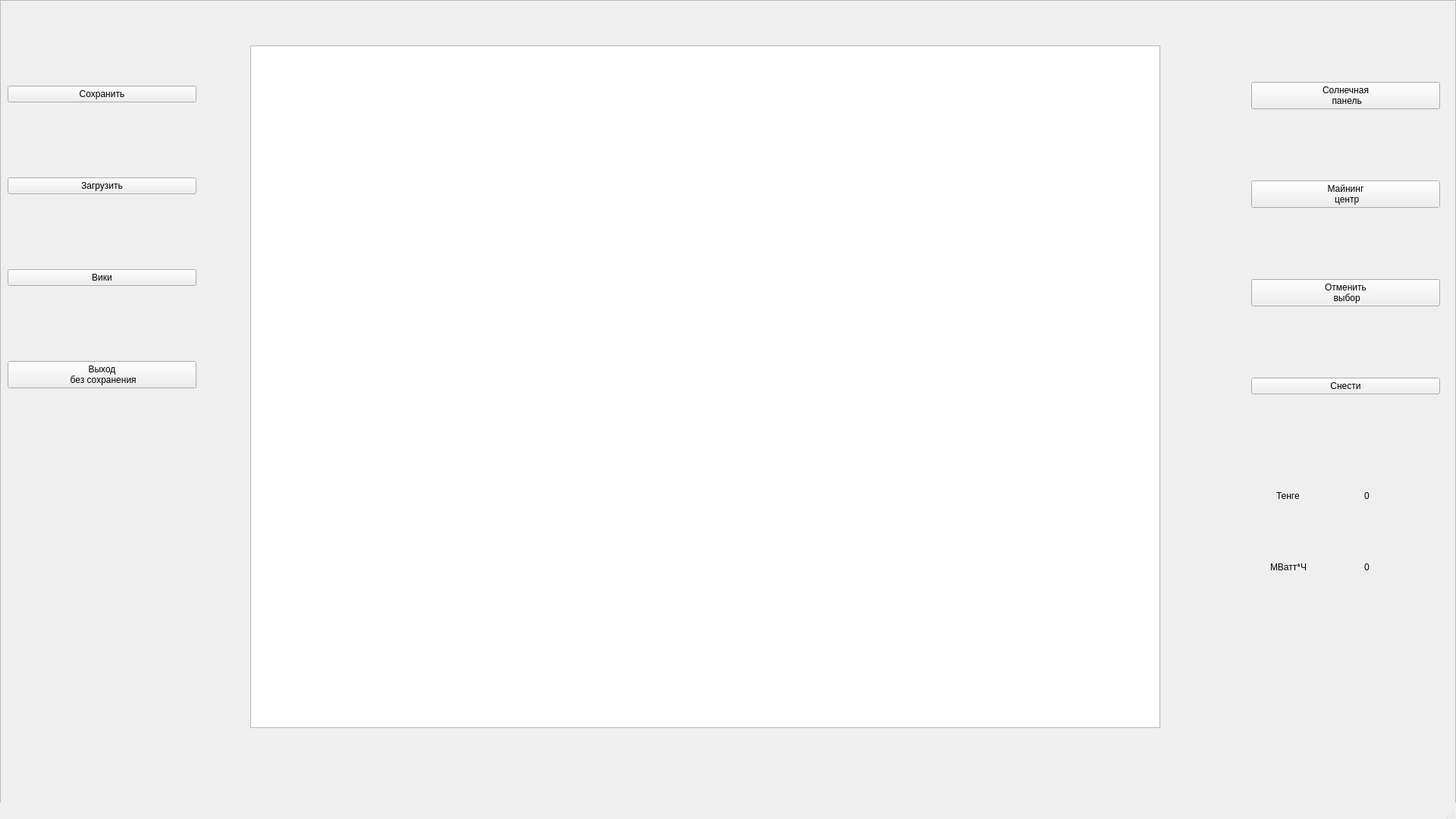
<?xml version="1.0" encoding="UTF-8"?>
<ui version="4.0">
 <class>game_window</class>
 <widget class="QMainWindow" name="game_window">
  <property name="geometry">
   <rect>
    <x>0</x>
    <y>0</y>
    <width>1920</width>
    <height>1080</height>
   </rect>
  </property>
  <property name="windowTitle">
   <string>MainWindow</string>
  </property>
  <widget class="QWidget" name="centralwidget">
   <widget class="QFrame" name="crutch">
    <property name="geometry">
     <rect>
      <x>0</x>
      <y>0</y>
      <width>1920</width>
      <height>1080</height>
     </rect>
    </property>
    <property name="frameShape">
     <enum>QFrame::StyledPanel</enum>
    </property>
    <property name="frameShadow">
     <enum>QFrame::Raised</enum>
    </property>
    <widget class="QWidget" name="verticalLayoutWidget">
     <property name="geometry">
      <rect>
       <x>10</x>
       <y>20</y>
       <width>249</width>
       <height>589</height>
      </rect>
     </property>
     <layout class="QVBoxLayout" name="verticalLayout">
      <item>
       <widget class="QPushButton" name="save_game">
        <property name="text">
         <string>Сохранить</string>
        </property>
       </widget>
      </item>
      <item>
       <widget class="QPushButton" name="load_game">
        <property name="text">
         <string>Загрузить</string>
        </property>
       </widget>
      </item>
      <item>
       <widget class="QPushButton" name="wiki">
        <property name="text">
         <string>Вики</string>
        </property>
       </widget>
      </item>
      <item>
       <widget class="QPushButton" name="back_to_main_menu">
        <property name="text">
         <string>Выход 
 без сохранения</string>
        </property>
       </widget>
      </item>
     </layout>
    </widget>
    <widget class="QWidget" name="verticalLayoutWidget_3">
     <property name="geometry">
      <rect>
       <x>1650</x>
       <y>20</y>
       <width>249</width>
       <height>589</height>
      </rect>
     </property>
     <layout class="QVBoxLayout" name="verticalLayout_3">
      <item>
       <widget class="QPushButton" name="solar_panel_button">
        <property name="text">
         <string>Солнечная 
 панель</string>
        </property>
       </widget>
      </item>
      <item>
       <widget class="QPushButton" name="mining_center_button">
        <property name="text">
         <string>Майнинг 
 центр</string>
        </property>
       </widget>
      </item>
      <item>
       <widget class="QPushButton" name="cancel_button">
        <property name="text">
         <string>Отменить 
 выбор</string>
        </property>
       </widget>
      </item>
      <item>
       <widget class="QPushButton" name="deconstruct_button">
        <property name="text">
         <string>Снести</string>
        </property>
       </widget>
      </item>
     </layout>
    </widget>
    <widget class="QGraphicsView" name="main_game">
     <property name="geometry">
      <rect>
       <x>330</x>
       <y>60</y>
       <width>1200</width>
       <height>900</height>
      </rect>
     </property>
    </widget>
    <widget class="QWidget" name="gridLayoutWidget">
     <property name="geometry">
      <rect>
       <x>1650</x>
       <y>610</y>
       <width>201</width>
       <height>181</height>
      </rect>
     </property>
     <layout class="QGridLayout" name="gridLayout">
      <item row="2" column="0" alignment="Qt::AlignHCenter">
       <widget class="QLabel" name="label_3">
        <property name="text">
         <string>Тенге</string>
        </property>
       </widget>
      </item>
      <item row="4" column="0" alignment="Qt::AlignHCenter">
       <widget class="QLabel" name="label">
        <property name="text">
         <string>МВатт*Ч</string>
        </property>
       </widget>
      </item>
      <item row="2" column="1" alignment="Qt::AlignHCenter">
       <widget class="QLabel" name="money_value">
        <property name="text">
         <string>0</string>
        </property>
       </widget>
      </item>
      <item row="4" column="1" alignment="Qt::AlignHCenter">
       <widget class="QLabel" name="energy_value">
        <property name="text">
         <string>0</string>
        </property>
       </widget>
      </item>
     </layout>
    </widget>
   </widget>
  </widget>
  <widget class="QMenuBar" name="menubar">
   <property name="geometry">
    <rect>
     <x>0</x>
     <y>0</y>
     <width>1920</width>
     <height>20</height>
    </rect>
   </property>
  </widget>
  <widget class="QStatusBar" name="statusbar"/>
 </widget>
 <resources/>
 <connections/>
</ui>
